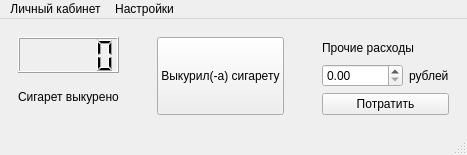
<?xml version="1.0" encoding="UTF-8"?>
<ui version="4.0">
 <class>MainWindow</class>
 <widget class="QMainWindow" name="MainWindow">
  <property name="geometry">
   <rect>
    <x>0</x>
    <y>0</y>
    <width>467</width>
    <height>155</height>
   </rect>
  </property>
  <property name="minimumSize">
   <size>
    <width>467</width>
    <height>155</height>
   </size>
  </property>
  <property name="windowTitle">
   <string>You Can</string>
  </property>
  <widget class="QWidget" name="centralwidget">
   <layout class="QHBoxLayout" name="horizontalLayout">
    <property name="spacing">
     <number>20</number>
    </property>
    <item>
     <widget class="QFrame" name="frame">
      <property name="frameShape">
       <enum>QFrame::Shape::NoFrame</enum>
      </property>
      <property name="frameShadow">
       <enum>QFrame::Shadow::Raised</enum>
      </property>
      <layout class="QVBoxLayout" name="verticalLayout">
       <item>
        <widget class="QLCDNumber" name="smoked_lcd"/>
       </item>
       <item>
        <widget class="QLabel" name="smoked_label">
         <property name="text">
          <string>Сигарет выкурено</string>
         </property>
        </widget>
       </item>
      </layout>
     </widget>
    </item>
    <item>
     <widget class="QFrame" name="frame_2">
      <property name="frameShape">
       <enum>QFrame::Shape::NoFrame</enum>
      </property>
      <property name="frameShadow">
       <enum>QFrame::Shadow::Raised</enum>
      </property>
      <layout class="QVBoxLayout" name="verticalLayout_2">
       <item>
        <widget class="QPushButton" name="smoke_btn">
         <property name="sizePolicy">
          <sizepolicy hsizetype="Minimum" vsizetype="Expanding">
           <horstretch>0</horstretch>
           <verstretch>0</verstretch>
          </sizepolicy>
         </property>
         <property name="text">
          <string>Выкурил(-а) сигарету</string>
         </property>
        </widget>
       </item>
      </layout>
     </widget>
    </item>
    <item>
     <widget class="QFrame" name="frame_3">
      <property name="frameShape">
       <enum>QFrame::Shape::NoFrame</enum>
      </property>
      <property name="frameShadow">
       <enum>QFrame::Shadow::Raised</enum>
      </property>
      <layout class="QVBoxLayout" name="verticalLayout_3">
       <item>
        <widget class="QLabel" name="label_3">
         <property name="text">
          <string>Прочие расходы</string>
         </property>
        </widget>
       </item>
       <item>
        <layout class="QHBoxLayout" name="horizontalLayout_2">
         <item>
          <widget class="QDoubleSpinBox" name="sum_doublespinbox">
           <property name="sizePolicy">
            <sizepolicy hsizetype="Preferred" vsizetype="Fixed">
             <horstretch>0</horstretch>
             <verstretch>0</verstretch>
            </sizepolicy>
           </property>
           <property name="maximum">
            <double>1000000.000000000000000</double>
           </property>
          </widget>
         </item>
         <item>
          <widget class="QLabel" name="label_2">
           <property name="text">
            <string>рублей</string>
           </property>
          </widget>
         </item>
        </layout>
       </item>
       <item>
        <widget class="QPushButton" name="spend_btn">
         <property name="sizePolicy">
          <sizepolicy hsizetype="Minimum" vsizetype="Preferred">
           <horstretch>0</horstretch>
           <verstretch>0</verstretch>
          </sizepolicy>
         </property>
         <property name="text">
          <string>Потратить</string>
         </property>
        </widget>
       </item>
      </layout>
     </widget>
    </item>
   </layout>
  </widget>
  <widget class="QMenuBar" name="menubar">
   <property name="geometry">
    <rect>
     <x>0</x>
     <y>0</y>
     <width>467</width>
     <height>22</height>
    </rect>
   </property>
   <widget class="QMenu" name="menu_settings">
    <property name="title">
     <string>Настройки</string>
    </property>
    <addaction name="action_open_settings"/>
   </widget>
   <widget class="QMenu" name="menu_lk">
    <property name="title">
     <string>Личный кабинет</string>
    </property>
    <addaction name="action_open_lk"/>
   </widget>
   <addaction name="menu_lk"/>
   <addaction name="menu_settings"/>
  </widget>
  <widget class="QStatusBar" name="statusbar"/>
  <action name="action_open_lk">
   <property name="text">
    <string>Личный кабинет</string>
   </property>
  </action>
  <action name="action_open_settings">
   <property name="text">
    <string>Настройки</string>
   </property>
  </action>
 </widget>
 <resources/>
 <connections/>
</ui>
